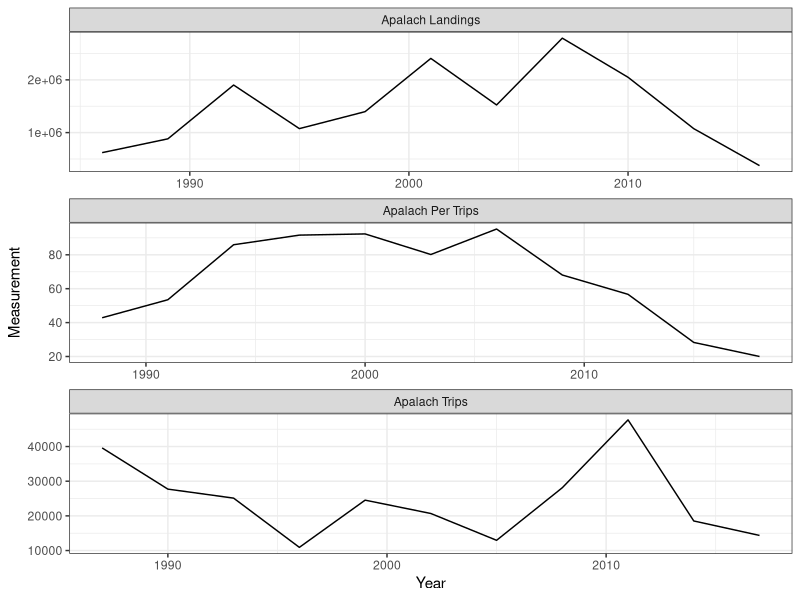

Source code (R):
library("ggplot2")
library("tidyverse")
library("dplyr")

data<- read.csv ("landing_app/data/data.csv", header=T)

data_apalach <- data %>% 
  filter (area== c("Apalach Landings", "Apalach Trips", "Apalach Per Trips"))

ggplot(data= data_apalach, aes( x= Year, y=measurement)) +
  geom_line () +
  ylab("Measurement") +
  theme_bw() +
  facet_wrap(~area, ncol=1, scales = "free")
